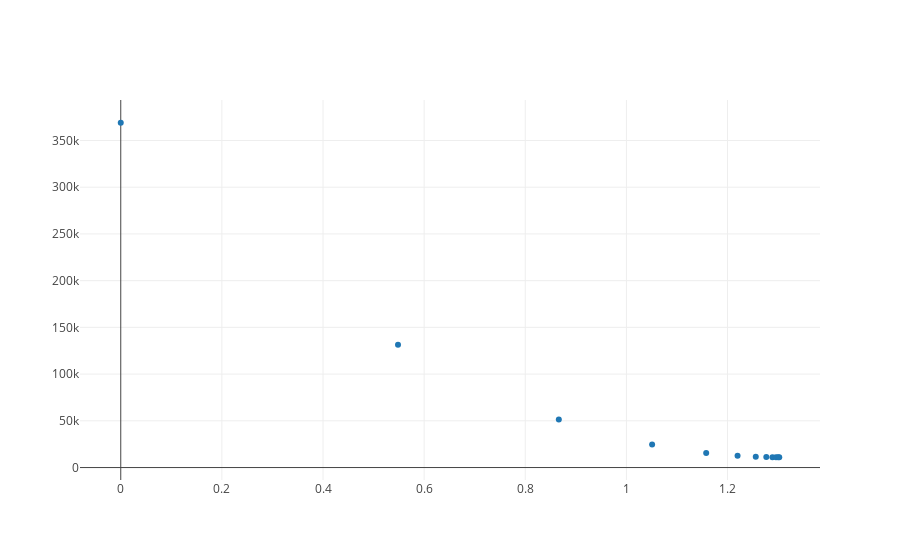

Notebook source saved alongside this figure:
### Code cell
m_values = list(map(lambda step: step['m'],descent_steps))
rss_result_values = list(map(lambda step: step['rss'], descent_steps))
text_values = list(map(lambda step: 'cost curve slope: ' + str(step['slope']), descent_steps))
gradient_trace = trace_values(m_values, rss_result_values, text=text_values)
plot([gradient_trace])

### Figure 1 — Plotly figure (JSON) as saved in the notebook; plotly's stock layout.template omitted (floating-point values rounded to 4 significant figures)
{"data": [{"mode": "markers", "name": "data", "text": ["cost curve slope: -548316.9999998063", "cost curve slope: -318023.86000024853", "cost curve slope: -184453.83880040026", "cost curve slope: -106983.22650372575", "cost curve slope: -62050.271372208954", "cost curve slope: -35989.15739588847", "cost curve slope: -20873.711289696075", "cost curve slope: -12106.752547970245", "cost curve slope: -7021.916477824561", "cost curve slope: -4072.711557128059", "cost curve slope: -2362.172703124088", "cost curve slope: -1370.0601677373925"], "x": [0, 0.5483, 0.8663, 1.051, 1.158, 1.22, 1.256, 1.277, 1.289, 1.296, 1.3, 1.302], "y": [369000.0, 131400.0, 51530.0, 24650.0, 15600.0, 12560.0, 11540.0, 11190.0, 11080.0, 11040.0, 11030.0, 11020.0]}], "layout": {}}
